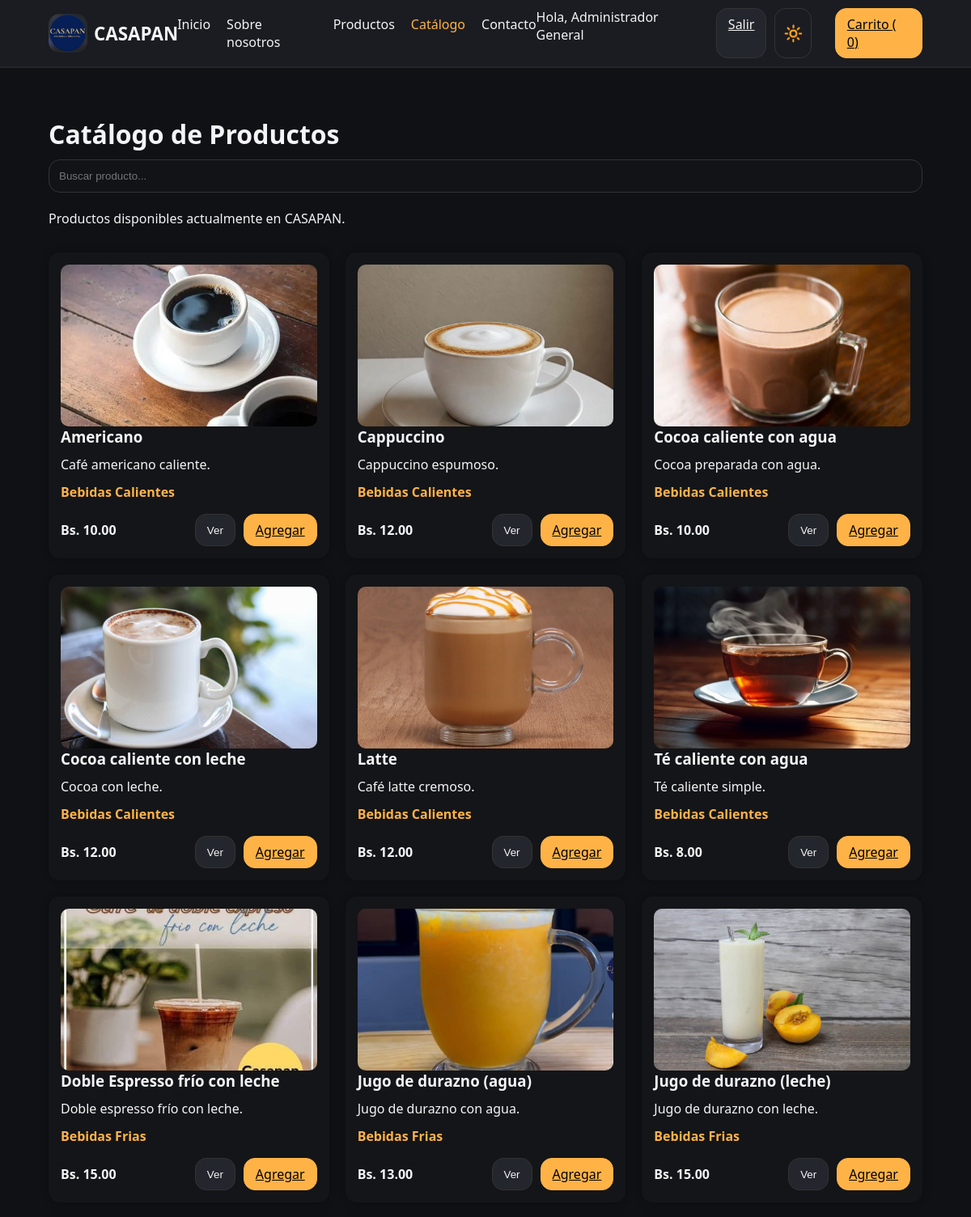
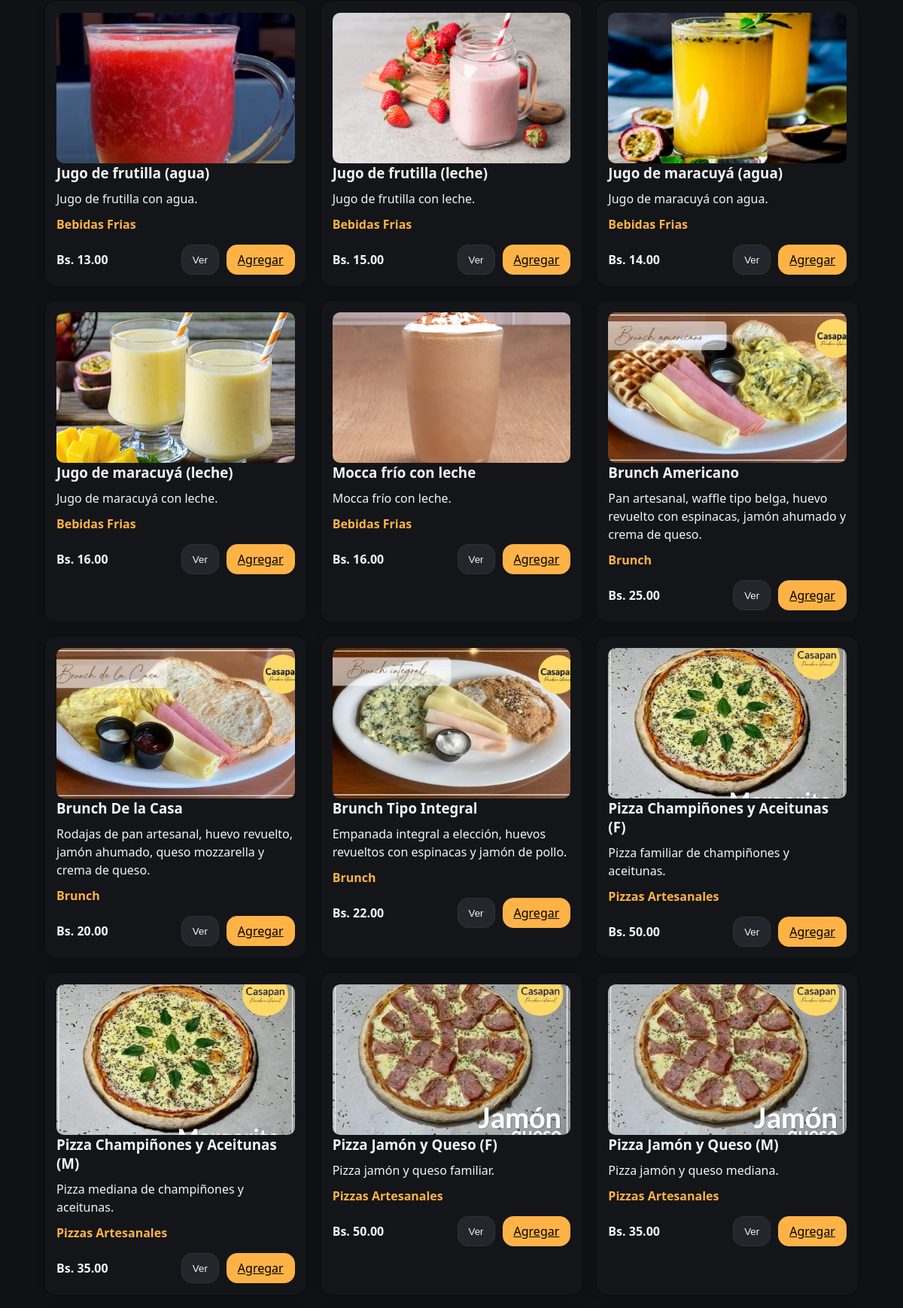
/catalogo.php (signed in, upper part), run on the app's committed database (2 pictures, top to bottom).
### tables this page shows
CREATE TABLE `productos` (
  `id_producto` int(11) NOT NULL,
  `nombre` varchar(150) NOT NULL,
  `descripcion` text DEFAULT NULL,
  `precio` decimal(10,2) NOT NULL,
  `imagen` varchar(255) DEFAULT NULL,
  `id_categoria` int(11) NOT NULL,
  `estado` tinyint(1) DEFAULT 1
);

CREATE TABLE `categorias` (
  `id_categoria` int(11) NOT NULL,
  `nombre_categoria` varchar(100) NOT NULL,
  `imagen` varchar(255) DEFAULT NULL
);

### includes/funciones.php (called while the page is built, shortened)
<?php
function obtenerCantidadCarrito()
{
    $cantidad = 0;
    return $cantidad;
}
?>

### catalogo.php (the view, shortened to what this page needs)
<?php
include("config/conexion.php");
require_once("includes/funciones.php");
$sql = "
SELECT
    p.*,
    c.nombre_categoria
FROM productos p
INNER JOIN categorias c
ON p.id_categoria = c.id_categoria
WHERE p.estado = 1
ORDER BY c.nombre_categoria, p.nombre
";
$resultado = mysqli_query(
    $conexion,
    $sql
);
?>
<!DOCTYPE html>
<html lang="es">
<head>
<link
rel="stylesheet"
href="css/styles.css">
</head>
<body>
<header class="site-header">
<nav class="navbar">
<a href="index.php" class="brand">
<img src="assets/logo-casapan.jpg" alt="CASAPAN logo">
<span>CASAPAN</span>
</a>
<ul class="nav-links">
<li><a href="index.php">Inicio</a></li>
<li><a href="about.php">Sobre nosotros</a></li>
<li><a href="productos.php">Productos</a></li>
<li><a class="active" href="catalogo.php">Catálogo</a></li>
<li><a href="contacto.php">Contacto</a></li>
</ul>
<div class="nav-actions">
<?php
if(isset($_SESSION["id_usuario"]))
{
echo "<span>Hola, ".$_SESSION["nombre"]."</span>";
echo '<a href="auth/logout.php" class="btn">Salir</a>';
}
else
{
echo '<a href="auth/login.php" class="btn">Login</a>';
}
?>
<button id="dark-mode-toggle-3" class="btn-icon">🔆</button>
<a
href="carrito/carrito.php"
class="btn btn-primary">
Carrito
(
<?php echo obtenerCantidadCarrito(); ?>
)
</a>
</div>
</nav>
</header>
<main>
<h1>
Catálogo de Productos
</h1>
<input
type="text"
id="buscar"
placeholder="Buscar producto..."
class="input">
<p>
Productos disponibles actualmente en CASAPAN.
</p>
<div class="catalogo-grid">
<?php
while (
$fila =
mysqli_fetch_assoc($resultado)
)
{
?>
<div class="card">
<img
src="assets/productos/<?php echo $fila["imagen"]; ?>"
alt="<?php echo $fila["nombre"]; ?>">
<h3>
<?php echo $fila["nombre"]; ?>
</h3>
<p>
<?php echo $fila["descripcion"]; ?>
</p>
<p class="categoria">
<?php echo $fila["nombre_categoria"]; ?>
</p>
<div class="card-actions">
<strong>
Bs.
<?php echo number_format($fila["precio"],2); ?>
</strong>
<div>
<button
class="btn btn-ver"
data-imagen="assets/<?php echo $fila["imagen"]; ?>"
data-nombre="<?php echo $fila["nombre"]; ?>"
data-descripcion="<?php echo $fila["descripcion"]; ?>"
data-precio="<?php echo $fila["precio"]; ?>">
Ver
</button>
<a
href="carrito/agregar_carrito.php?id=<?php echo $fila["id_producto"]; ?>"
class="btn btn-primary">
Agregar
</a>
</div>
</div>
</div>
<?php
}
?>
</div>
</main>
</body>
</html>

### css/styles.css (style rules this page uses)
* { margin: 0; padding: 0; box-sizing: border-box; }
html, body { width: 100%; min-height: 100%; background: var(--bg); color: var(--text); font-family: 'Segoe UI', sans-serif; overflow-x: hidden; }
img { max-width: 100%; display: block; }
:root { --bg: #0f1115; --card: #141518; --text: #f4f4f6; --muted: #9aa0a6; --primary: #ffb347; --radius: 14px; --transition: 0.25s ease; }
main { width: 100%; padding: 40px 5%; }
h1, h2, h3, h4 { margin-bottom: 10px; }
p { margin-bottom: 10px; line-height: 1.5; }
.site-header { width: 100%; background: #1a1c21; padding: 10px 0; margin-bottom: 20px; border-bottom: 2px solid #24262d; }
.navbar { width: 100%; padding: 0 5%; display: flex; align-items: center; justify-content: space-between; }
.brand { display: flex; align-items: center; gap: 8px; color: var(--text); font-size: 1.4rem; font-weight: 700; text-decoration: none; }
.brand img { width: 48px; height: 48px; border-radius: var(--radius); object-fit: cover; }
.nav-links { list-style: none; display: flex; gap: 20px; }
.nav-links a { color: var(--text); text-decoration: none; transition: var(--transition); }
.nav-links a:hover, .nav-links .active { color: var(--primary); }
.nav-actions { display: flex; gap: 10px; }
.btn-icon { background: none; border: 1px solid #333; border-radius: var(--radius); padding: 6px 10px; font-size: 1.2rem; color: var(--text); }
.btn { padding: 8px 14px; border-radius: var(--radius); border: 1px solid #333; background: #24262d; color: var(--text); cursor: pointer; transition: var(--transition); }
.btn-primary { background: var(--primary); border-color: var(--primary); color: #000; }
.card, .category-card { background: var(--card); padding: 15px; border-radius: var(--radius); transition: var(--transition); text-decoration: none; color: var(--text); }
.card img, .category-card img { width: 100%; height: 160px; object-fit: cover; border-radius: var(--radius); }
.input { width: 100%; padding: 12px; border-radius: var(--radius); border: 1px solid #333; margin-bottom: 20px; background: #111317; color: var(--text); }
.card { box-shadow:0 0 10px rgba(0,0,0,.3); }
main { max-width:1200px; margin:auto; }

### catalogo.php (style rules this page uses)
.catalogo-grid { display:grid; grid-template-columns:repeat(auto-fill,minmax(280px,1fr)); gap:20px; margin-top:30px; }
.card img { width:100%; height:200px; object-fit:cover; border-radius:10px; }
.categoria { color:var(--primary); font-weight:bold; margin-top:10px; }
.card-actions { display:flex; justify-content:space-between; align-items:center; margin-top:15px; }
.card-actions div { display:flex; gap:10px; }

### data on the page
productos: imagen (picture), nombre "Americano", descripcion "Café americano caliente.", id_categoria.nombre_categoria "Bebidas Calientes", precio "10.00"
productos: imagen (picture), nombre "Cappuccino", descripcion "Cappuccino espumoso.", id_categoria.nombre_categoria "Bebidas Calientes", precio "12.00"
productos: imagen (picture), nombre "Cocoa caliente con agua", descripcion "Cocoa preparada con agua.", id_categoria.nombre_categoria "Bebidas Calientes", precio "10.00"
productos: imagen (picture), nombre "Cocoa caliente con leche", descripcion "Cocoa con leche.", id_categoria.nombre_categoria "Bebidas Calientes", precio "12.00"
productos: imagen (picture), nombre "Latte", descripcion "Café latte cremoso.", id_categoria.nombre_categoria "Bebidas Calientes", precio "12.00"
productos: imagen (picture), nombre "Té caliente con agua", descripcion "Té caliente simple.", id_categoria.nombre_categoria "Bebidas Calientes", precio "8.00"
productos: imagen (picture), nombre "Doble Espresso frío con leche", descripcion "Doble espresso frío con leche.", id_categoria.nombre_categoria "Bebidas Frias", precio "15.00"
productos: imagen (picture), nombre "Jugo de durazno (agua)", descripcion "Jugo de durazno con agua.", id_categoria.nombre_categoria "Bebidas Frias", precio "13.00"
productos: imagen (picture), nombre "Jugo de durazno (leche)", descripcion "Jugo de durazno con leche.", id_categoria.nombre_categoria "Bebidas Frias", precio "15.00"
productos: imagen (picture), nombre "Jugo de frutilla (agua)", descripcion "Jugo de frutilla con agua.", id_categoria.nombre_categoria "Bebidas Frias", precio "13.00"
productos: imagen (picture), nombre "Jugo de frutilla (leche)", descripcion "Jugo de frutilla con leche.", id_categoria.nombre_categoria "Bebidas Frias", precio "15.00"
productos: imagen (picture), nombre "Jugo de maracuyá (agua)", descripcion "Jugo de maracuyá con agua.", id_categoria.nombre_categoria "Bebidas Frias", precio "14.00"
productos: imagen (picture), nombre "Jugo de maracuyá (leche)", descripcion "Jugo de maracuyá con leche.", id_categoria.nombre_categoria "Bebidas Frias", precio "16.00"
productos: imagen (picture), nombre "Mocca frío con leche", descripcion "Mocca frío con leche.", id_categoria.nombre_categoria "Bebidas Frias", precio "16.00"
productos: imagen (picture), nombre "Brunch Americano", descripcion "Pan artesanal, waffle tipo belga, huevo revuelto con espinacas, jamón ahumado y crema de queso.", id_categoria.nombre_categoria "Brunch", precio "25.00"
productos: imagen (picture), nombre "Brunch De la Casa", descripcion "Rodajas de pan artesanal, huevo revuelto, jamón ahumado, queso mozzarella y crema de queso.", id_categoria.nombre_categoria "Brunch", precio "20.00"
productos: imagen (picture), nombre "Brunch Tipo Integral", descripcion "Empanada integral a elección, huevos revueltos con espinacas y jamón de pollo.", id_categoria.nombre_categoria "Brunch", precio "22.00"
productos: imagen (picture), nombre "Pizza Champiñones y Aceitunas (F)", descripcion "Pizza familiar de champiñones y aceitunas.", id_categoria.nombre_categoria "Pizzas Artesanales", precio "50.00"
productos: imagen (picture), nombre "Pizza Champiñones y Aceitunas (M)", descripcion "Pizza mediana de champiñones y aceitunas.", id_categoria.nombre_categoria "Pizzas Artesanales", precio "35.00"
productos: imagen (picture), nombre "Pizza Jamón y Queso (F)", descripcion "Pizza jamón y queso familiar.", id_categoria.nombre_categoria "Pizzas Artesanales", precio "50.00"
productos: imagen (picture), nombre "Pizza Jamón y Queso (M)", descripcion "Pizza jamón y queso mediana.", id_categoria.nombre_categoria "Pizzas Artesanales", precio "35.00"

### other printed values
$_SESSION["nombre"] "Administrador General"
obtenerCantidadCarrito() "0"
